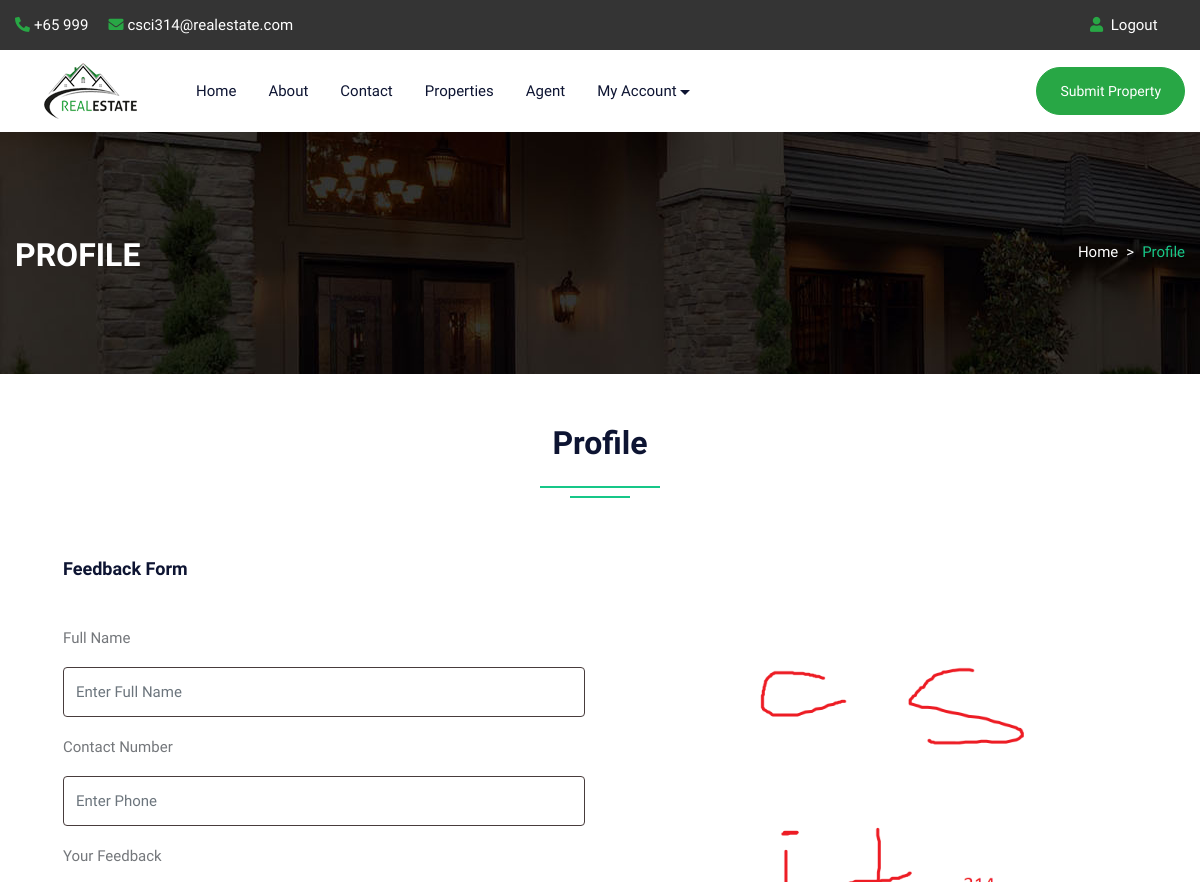
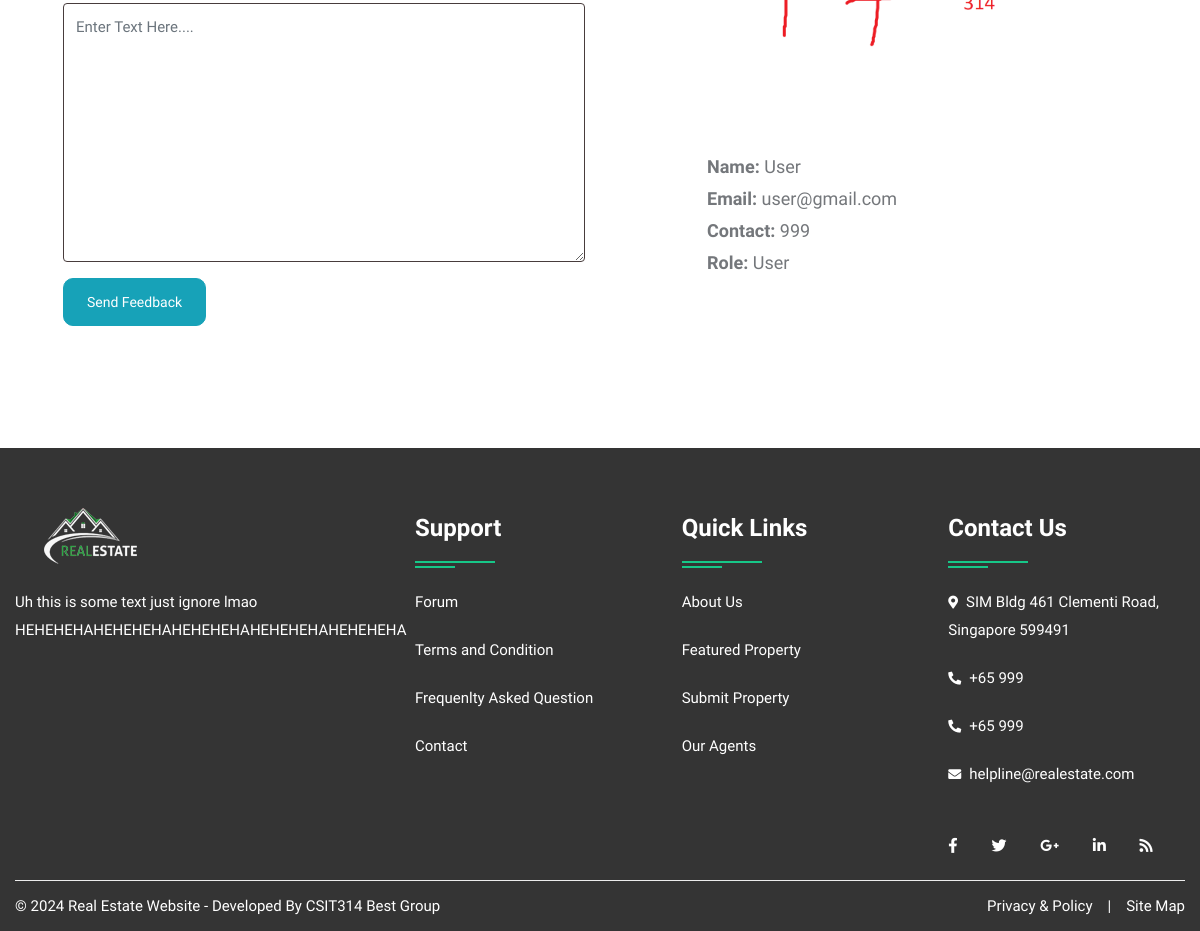
The page /profile.php (signed in) on the database its author committed (2 pictures, top to bottom).
### tables this page shows
CREATE TABLE `user` (
  `uid` int(50) NOT NULL,
  `uname` varchar(100) NOT NULL,
  `uemail` varchar(100) NOT NULL,
  `uphone` varchar(20) NOT NULL,
  `upass` varchar(50) NOT NULL,
  `utype` varchar(50) NOT NULL,
  `uimage` varchar(300) NOT NULL
);

### profile.php (the view, shortened to what this page needs)
<!DOCTYPE html>
<html lang="en">
<head>
<link rel="stylesheet" type="text/css" href="css/bootstrap.min.css">
<link rel="stylesheet" type="text/css" href="css/bootstrap-slider.css">
<link rel="stylesheet" type="text/css" href="css/jquery-ui.css">
<link rel="stylesheet" type="text/css" href="css/layerslider.css">
<link rel="stylesheet" type="text/css" href="css/color.css">
<link rel="stylesheet" type="text/css" href="css/owl.carousel.min.css">
<link rel="stylesheet" type="text/css" href="css/font-awesome.min.css">
<link rel="stylesheet" type="text/css" href="fonts/flaticon/flaticon.css">
<link rel="stylesheet" type="text/css" href="css/style.css">
<link rel="stylesheet" type="text/css" href="css/login.css">
</head>
<body>
<div id="page-wrapper">
    <div class="row">
		<?php include("include/header.php");?>
        <div class="banner-full-row page-banner" style="background-image:url('images/breadcromb.jpg');">
            <div class="container">
                <div class="row">
                    <div class="col-md-6">
                        <h2 class="page-name float-left text-white text-uppercase mt-1 mb-0"><b>Profile</b></h2>
                    </div>
                    <div class="col-md-6">
                        <nav aria-label="breadcrumb" class="float-left float-md-right">
                            <ol class="breadcrumb bg-transparent m-0 p-0">
                                <li class="breadcrumb-item text-white"><a href="#">Home</a></li>
                                <li class="breadcrumb-item active">Profile</li>
                            </ol>
                        </nav>
                    </div>
                </div>
            </div>
        </div>
        <div class="full-row">
            <div class="container">
                    <div class="row">
						<div class="col-lg-12">
							<h2 class="text-secondary double-down-line text-center">Profile</h2>
                        </div>
					</div>
                <div class="dashboard-personal-info p-5 bg-white">
                    <form action="#" method="post">
                        <h5 class="text-secondary border-bottom-on-white pb-3 mb-4">Feedback Form</h5>
                        <div class="row">
                            <div class="col-lg-6 col-md-12">
                                <div class="form-group">
                                    <label for="user-id">Full Name</label>
                                    <input type="text" name="name" class="form-control" placeholder="Enter Full Name">
                                </div>
                                <div class="form-group">
                                    <label for="phone">Contact Number</label>
                                    <input type="number" name="phone"  class="form-control" placeholder="Enter Phone" maxlength="10">
                                </div>
                                <div class="form-group">
                                    <label for="about-me">Your Feedback</label>
                                    <textarea class="form-control" name="content" rows="7" placeholder="Enter Text Here...."></textarea>
                                </div>
                                <input type="submit" class="btn btn-info mb-4" name="insert" value="Send Feedback">
                            </div>
							</form>
                            <div class="col-lg-1"></div>
                            <div class="col-lg-5 col-md-12">
								<?php
									$uid=$_SESSION['uid'];
									$query=mysqli_query($con,"SELECT * FROM `user` WHERE uid='$uid'");
									while($row=mysqli_fetch_array($query))
									{
								?>
                                <div class="user-info mt-md-50"> <img src="admin/user/<?php echo $row['6'];?>" alt="userimage">
                                    <div class="font-18">
                                        <div class="mb-1 text-capitalize"><b>Name:</b> <?php echo $row['1'];?></div>
                                        <div class="mb-1"><b>Email:</b> <?php echo $row['2'];?></div>
                                        <div class="mb-1"><b>Contact:</b> <?php echo $row['3'];?></div>
										<div class="mb-1 text-capitalize"><b>Role:</b> <?php echo $row['5'];?></div>
                                    </div>
									<?php } ?>
                                </div>
                            </div>
                        </div>
                </div>
            </div>
        </div>
		<?php include("include/footer.php");?>
    </div>
</body>
</html>

### css/color.css (style rules this page uses)
:root { --theme-ordinary-color: #74777b; }
:root { --theme-primary-color: #17c788; }
:root { --theme-secondary-color: #0d1432; }
:root { --theme-white-color: #fff; }
:root { --theme-light-color: #f8f8f8; }
:root { --theme-gray-color: #f5f5f5; }
:root { --theme-footer-color: #091b4b; }
:root { --theme-dark-color: #091b4b; }
:root { --text-light-color: #a3a7af; }
:root { --theme-primary-opacity-color: rgba(11, 191, 141, .8); }
:root { --theme-secondary-opacity-color: rgba(13,20,50,0.7); }
:root { --theme-white-opacity-color: rgba(255, 255, 255, 0.3); }
:root { --theme-dark-opacity-color: rgba(0, 0, 0, 0.5); }
:root { --theme-ordinary-font: 'Muli', sans-serif; }
:root { --theme-highlight-font: 'Comfortaa', cursive; }

### rows shown on the page
user: uimage (picture), uname "User", uemail "user@gmail.com", uphone "999", utype "User"
